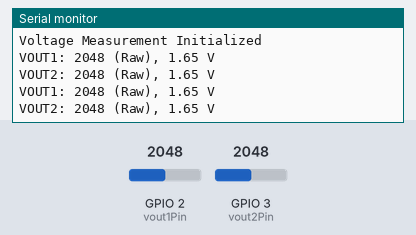
Simulated run of this program. Board: Seeed XIAO ESP32-C3. On the bench: the last lines printed to the serial monitor. The test bench sets the inputs (shaded band); at power-on: GPIO 2 (vout1Pin) = 2048, GPIO 3 (vout2Pin) = 2048.

Above: at 1.8 s.
1.9 s: GPIO 2 (vout1Pin) set to 2866
At 2.8 s:
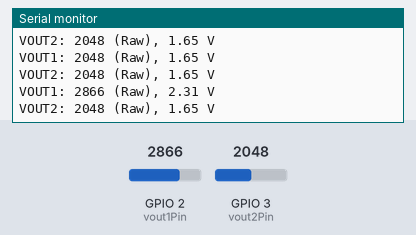
3.4 s: GPIO 3 (vout2Pin) set to 2866
At 4.7 s:
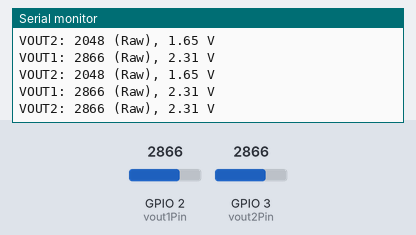
4.9 s: GPIO 2 (vout1Pin) set to 3603
At 5.5 s:
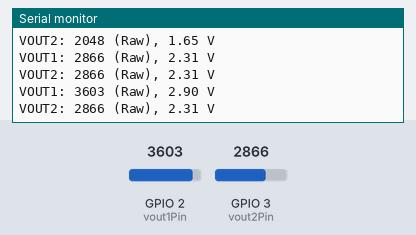
6.4 s: GPIO 3 (vout2Pin) set to 3603
At 7.8 s:
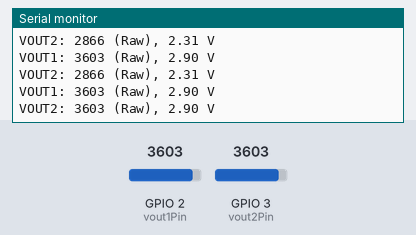
Timing chart, 0 to 8.9 s (numbered marks = the images above; inputs shaded):
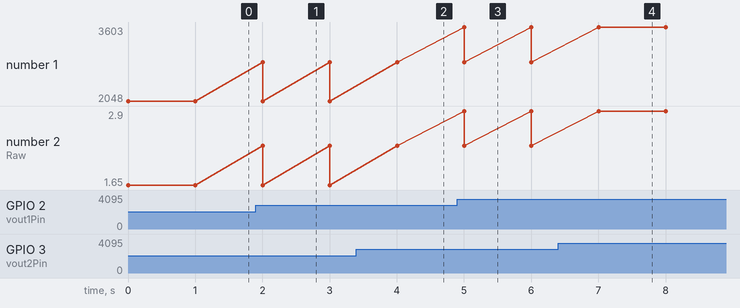

The program:

main.cpp
```cpp
#include <Arduino.h>

const int vout1Pin = A0;
const int vout2Pin = A1;

const float refVoltage = 3.3;

void setup() {
  Serial.begin(115200);
  Serial.println("Voltage Measurement Initialized");
}

void loop() {
  int vout1Value = analogRead(vout1Pin);
  int vout2Value = analogRead(vout2Pin);

  float vout1Voltage = (vout1Value / 4096.0) * refVoltage;
  float vout2Voltage = (vout2Value / 4096.0) * refVoltage;

  Serial.print("VOUT1: ");
  Serial.print(vout1Value);
  Serial.print(" (Raw), ");
  Serial.print(vout1Voltage);
  Serial.println(" V");

  Serial.print("VOUT2: ");
  Serial.print(vout2Value);
  Serial.print(" (Raw), ");
  Serial.print(vout2Voltage);
  Serial.println(" V");

  delay(1000);
}
```

Measured:
- after the input at 1.9 s, the serial monitor: prints a new line after 0.10 s (image 1)
- after the input at 3.4 s, the serial monitor: prints a new line after 0.60 s (image 2)
- after the input at 4.9 s, the serial monitor: prints a new line after 0.10 s (image 3)
- after the input at 6.4 s, the serial monitor: prints a new line after 0.61 s (image 4)
